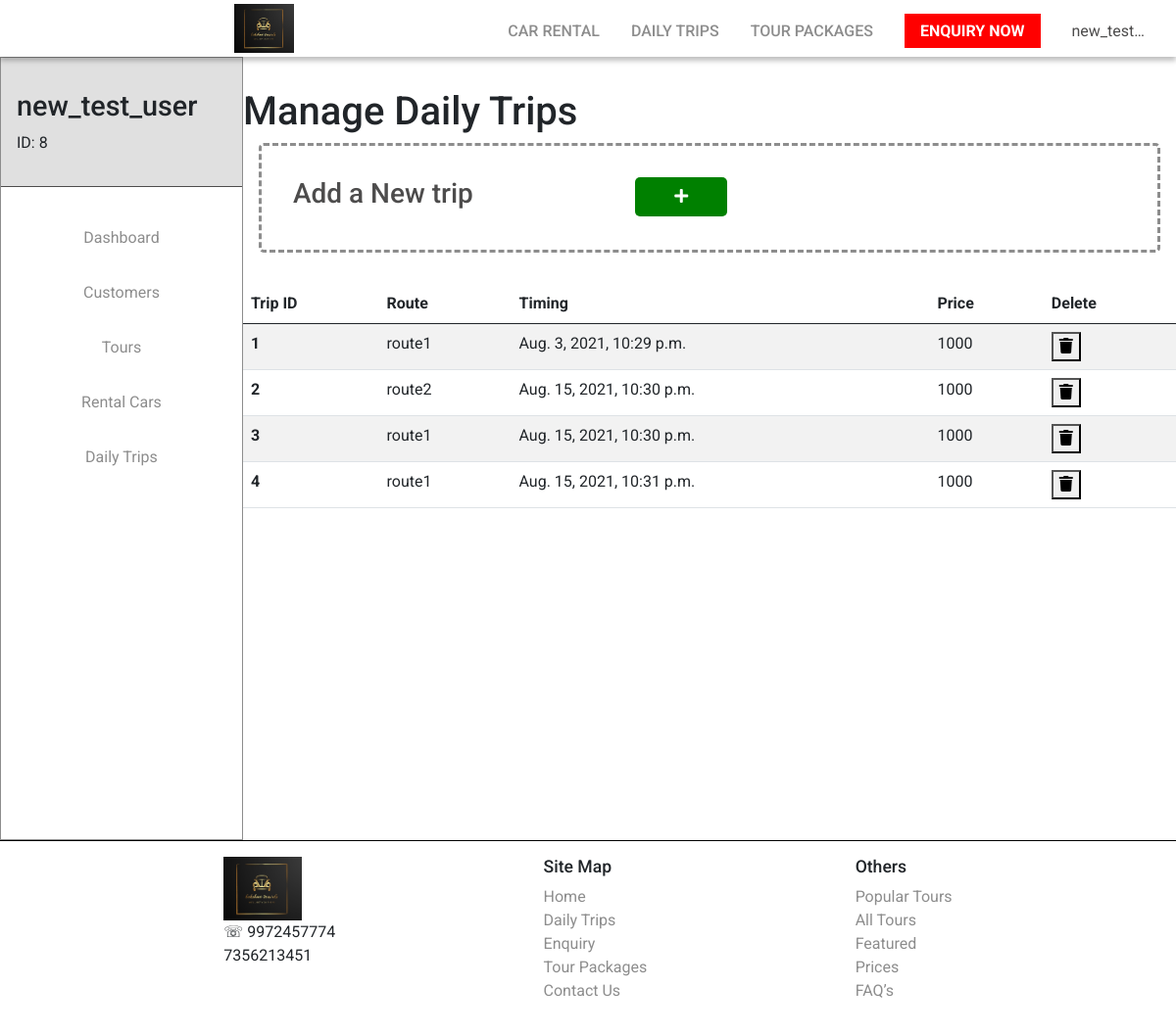
The page /admin_dashboard/daily_trips/ (signed in) on the database as committed earlier.
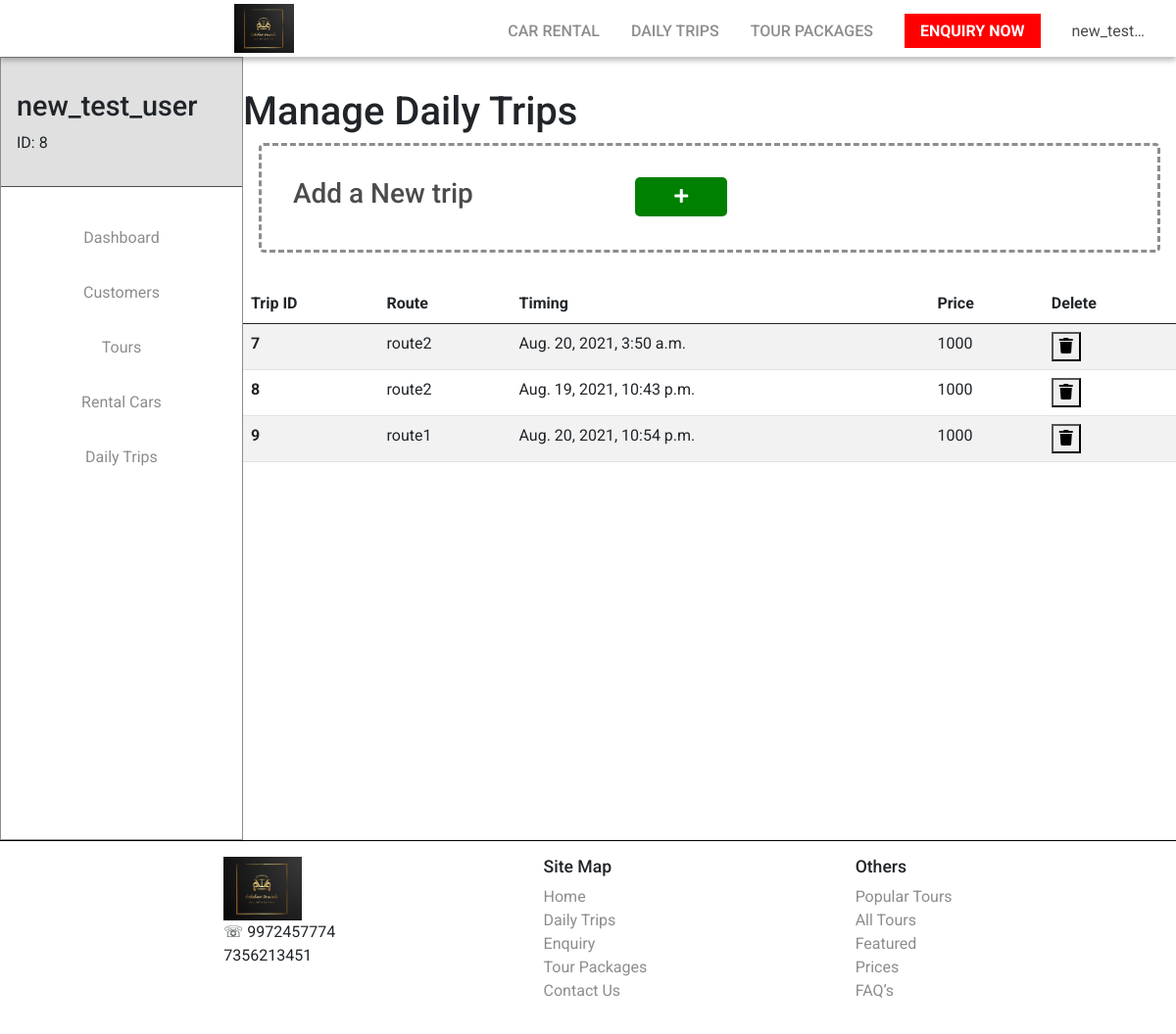
The same page on the database as committed later.
### lakshmi_travels/models.py (models this page shows, shortened)
class TripDetails(models.Model):
    trip_id = models.IntegerField(default='0')
    route = models.CharField(default='route1', max_length=400)
    trip_timings = models.DateTimeField()
    trip_price = models.CharField(default='1000', max_length=20)
    availability_status = models.BooleanField(default=True)

### lakshmi_travels/views.py (the view, shortened to what this page needs)
# urls.py: path('admin_dashboard/daily_trips/', views.AdminDashBoardDailyTripsView, name='admin_dashboard_daily_trips'),
@login_required
def AdminDashBoardDailyTripsView(request):
    all_daily_trips = TripDetails.objects.all()
    context = {
        'all_daily_trips': all_daily_trips,
    }
    return render(request, 'lakshmi_travels/admin_dashboard_daily_trips.html', context)

### lakshmi_travels/templates/lakshmi_travels/admin_dashboard_daily_trips.html (shortened to what this page needs)
{% extends 'lakshmi_travels/admin_dashboard.html' %}
{% block main-content %}
<h1>Manage Daily Trips</h1>
<div class="add-new-item">
  <h3>Add a New trip</h3>
  <div class="add-button">
    <form method="POST" action="">
      <button type="submit"><i class="fa fa-plus"></i></button>
    </form>
  </div>
</div>
<section>
  <table class="table table-striped table-hover">
    <thead>
      <tr>
        <th scope="col">Trip ID</th>
        <th scope="col">Route</th>
        <th scope="col">Timing</th>
        <th scope="col">Price</th>
        <th scope="col">Delete</th>
      </tr>
    </thead>
    <tbody>
      {% for trip in all_daily_trips %}
      <tr>
        <th scope="row">{{trip.trip_id}}</th>
        <td>{{trip.route}}</td>
        <td>{{trip.trip_timings}}</td>
        <td>{{trip.trip_price}}</td>
        <td>
          <form id='event_delete_form{{trip.trip_id}}' method="POST" action="">
            <button onclick="deleteAlert('{{trip.trip_id}}','trip id: {{trip.trip_id}} {{trip.route}}')"
              class="delete_button" type="button"><i class="fas fa-trash "></i></button>
          </form>
        </td>
      </tr>
      {% endfor %}
    </tbody>
  </table>
</section>
{% endblock main-content %}

### lakshmi_travels/templates/lakshmi_travels/admin_dashboard.html (shortened to what this page needs)
{% extends 'lakshmi_travels/index.html' %}
 {% load static %}
 {% block heading%}
<!DOCTYPE html>
<html lang="en">
<head>
<link href="https://cdn.jsdelivr.net/npm/bootstrap@5.1.0/dist/css/bootstrap.min.css" rel="stylesheet">
    <link rel="stylesheet" href="{% static 'css/index.css' %}" type="text/css" media="screen" />
    <link rel="stylesheet" href="{% static 'css/admin_dashboard_daily_trips.css' %}" type="text/css" media="screen" />
<link rel="stylesheet" href="https://cdnjs.cloudflare.com/ajax/libs/font-awesome/4.7.0/css/font-awesome.min.css">
    <link rel="stylesheet" href="{% static 'css/customer_dashboard.css' %}" type="text/css" media="screen" />
    	<link rel="stylesheet" href="https://use.fontawesome.com/releases/v5.6.1/css/all.css"
>
</head>
{% endblock heading%} {% block body%}
<body>
    {% block navigation %}
     {{block.super}}
      {% endblock navigation %}
    <div class="main-container">
        <div class="sidebar">
            <div class="heading">
                <h2>{{user.username}}</h2>
                <p>ID: {{user.id}}</p>
            </div>
            <div class="sidebar-body">
                <ul>
                    <li><a href="{% url 'lakshmi_travels:admin_dashboard' %}">Dashboard</a></li>
                    <li><a href="{% url 'lakshmi_travels:admin_dashboard_customers' %}">Customers</a></li>
                    <li><a href="{% url 'lakshmi_travels:admin_dashboard_tours' %}">Tours</a></li>
                    <li><a href="{% url 'lakshmi_travels:admin_dashboard_rental_cars' %}">Rental Cars</a></li>
                    <li><a href="{% url 'lakshmi_travels:admin_dashboard_daily_trips' %}">Daily Trips</a></li>
                </ul>
            </div>
        </div>
        <div class="main-content">
        {% block main-content %}{% endblock main-content %}
        </div>
    </div>
    {% block footer%}
     {{ block.super }}
      {% endblock footer%}
</body>
{% endblock body%}

### lakshmi_travels/templates/lakshmi_travels/index.html (shortened to what this page needs)
{% load static %}
{% block heading %}{% endblock heading%}
{% block body%}
  {% block navigation %}
  <header>
    <div class="home_image">
      <a href="{% url 'lakshmi_travels:home_view' %}"><img src="{% static 'images/home_page/main_logo.jpeg' %}"
          alt="Lakshmi Travels Logo" /></a>
    </div>
    <nav>
      <ul>
        <li>
          <a href="{% url 'lakshmi_travels:home_view' %}#main-business-section">Car Rental</a>
        </li>
        <li>
          <a href="{% url 'lakshmi_travels:daily_trip' %}">Daily Trips</a>
        </li>
        <li>
          <a href="{% url 'lakshmi_travels:tour_packages' %}">Tour Packages</a>
        </li>
        <li>
          <a class="nav-cta" href="{% url 'lakshmi_travels:enquiry_page' %}">Enquiry Now</a>
        </li>
        {% if user.is_authenticated %}
        <li>
          <div class="dropdown">
            <span>{{user.username|truncatechars:9 }}</span>
          </div>
        </li>
        {% endif %}
      </ul>
    </nav>
  </header>
  {% endblock navigation %}
  {% block footer%}
  <footer>
    <div class="">
      <img class="logo-img" src="{% static 'images/home_page/main_logo.jpeg' %}" alt="" />
      <p>
        &#9743; 9972457774 <br />
        7356213451
      </p>
    </div>
    <div>
      <h3>Site Map</h3>
      <ul>
        <li><a href="{% url 'lakshmi_travels:home_view' %}"> Home</a></li>
        <li>
          <a href="{% url 'lakshmi_travels:daily_trip' %}">Daily Trips</a>
        </li>
        <li>
          <a href="{% url 'lakshmi_travels:enquiry_page' %}">Enquiry</a>
        </li>
        <li>
          <a href="{% url 'lakshmi_travels:tour_packages' %}">Tour Packages</a>
        </li>
        <li><a href="">Contact Us</a></li>
      </ul>
    </div>
    <div>
      <h3>Others</h3>
      <ul>
        <li><a href="">Popular Tours</a></li>
        <li><a href="">All Tours</a></li>
        <li><a href="">Featured</a></li>
        <li><a href="">Prices</a></li>
        <li><a href="">FAQ’s</a></li>
      </ul>
    </div>
  </footer>
  {% endblock footer%}
{% endblock body%}
</html>

### lakshmi_travels/static/css/index.css (style rules this page uses)
*, *::before, *::after { box-sizing: border-box; }
:root { --clr-white: white; --clr-light: #8d8d8d; --clr-medium: #4d4c4c; --clr-dark: black; --clr-cta: #ff0000; --ft-content: "Roboto", sans-serif; }
body { margin: 0; padding: 0; font-family: "Roboto", sans-serif; }
header { background-color: white; text-align: right; position: sticky; top: 0; z-index: 999; width: 100%; padding-top: 0.25em; padding-bottom: 0.25em; background-image: linear-gradient( 180deg, rgba(255, 255, 255, 0) 0%, rgba(249, 218, 218, 0) 100% ); transition: background-image 0.2s ease-in-out; margin: 0; box-shadow: 0px 4px 5px rgba(0, 0, 0, 0.25); }
header img { height: 50px; position: relative; width: auto; right: 0; }
nav { text-align: center; position: absolute; background-color: white; width: 100%; top: 100%; left: 0; transform: scale(1, 0); transform-origin: top; transition: transform 250ms ease-in-out; }
nav ul { margin: 0; padding: 0; list-style: none; }
nav li { margin-left: 1em; margin-bottom: 1em; margin-top: 1em; }
nav li a { text-decoration: none; color: var(--clr-light); font-size: 1.1em; font-weight: 700; font-family: "Roboto", sans-serif; text-transform: uppercase; }
nav .nav-cta { background-color: var(--clr-cta); color: white; padding: 0.5em 1em; font-weight: 700; }
img { width: 100%; }
.dropdown { position: relative; display: inline-block; color: var(--clr-medium); }
@media screen and (min-width: 40em) { header { display: grid; grid-template-columns: 1fr auto minmax(600px, 3fr); } }
@media screen and (min-width: 40em) { header nav { text-align: right; all: unset; grid-column: 3/4; grid-row: 1; display: flex; justify-content: flex-end; padding-right: 2em; } }
@media screen and (min-width: 40em) { header ul { display: flex; } }
@media screen and (min-width: 40em) { header li { margin-left: 2em; margin-bottom: 0; } }
@media screen and (min-width: 40em) { header li a { font-weight: 500; font-size: 1rem; position: relative; transform: scale(1); transition: transform 200ms ease-in; } }
@media screen and (min-width: 40em) { header li a::before { content: ""; display: block; height: 2px; background-color: var(--clr-medium); position: absolute; bottom: -0.6em; left: 0; right: 0; transform: scale(0, 1); transform-origin: center; transition: transform 200ms ease-in; } }
footer { background-color: white; padding: 1em; display: flex; border-top: 1px solid black; justify-content: space-evenly; }
footer .logo-img { width: 80px; }
footer h3 { font-size: 1.1rem; }
footer ul { list-style: none; padding: 0; }
footer li { margin: 0; }
footer a { text-decoration: none; font-family: "Roboto", sans-serif; color: var(--clr-light); }

### lakshmi_travels/static/css/admin_dashboard_daily_trips.css (style rules this page uses)
.add-new-item { padding: 2em; display: flex; border: 3px dashed var(--clr-light); border-radius: 5px; margin:0 1em; margin-bottom: 2em; }
.add-new-item h3 { color: var(--clr-medium); }
.add-new-item .add-button { width: 50%; }
.add-new-item button { background-color: green; border: none; border-radius: 5px; font-size: 1rem; padding:.5em 2.5em; cursor: pointer; display: block; margin: 0 auto; color:white; }

### lakshmi_travels/static/css/customer_dashboard.css (style rules this page uses)
.main-container { display: flex; position: relative; width: 100%; justify-content: space-between; }
.sidebar { width: 250px; height: 100vh; border:1px solid var(--clr-light); position: sticky; top: 0; }
.sidebar .heading { padding: 1em; padding-top: 2em; background-color: rgb(224, 224, 224); border-bottom: 1px solid var(--clr-medium); }
.sidebar h2 { font-size: 1.8rem; }
.sidebar .sidebar-body { padding: 1em; }
.sidebar .sidebar-body ul { padding-left: 0; list-style: none; }
.sidebar .sidebar-body li { margin: 1em 0; width: 100%; }
.sidebar .sidebar-body a { display: block; text-decoration: none; font-family: 'Roboto', sans-serif; text-align: center; padding: .5em 1em; font-size: 1em; background-color: white; color: var(--clr-light); }
.main-content { padding-top: 2em; width: 80%; }

Rows that differ between the two databases and show on the page:
removed TripDetails: trip_id "1", route "route1", trip_timings "Aug. 3, 2021, 10:29 p.m.", trip_price "1000"
removed TripDetails: trip_id "2", route "route2", trip_timings "Aug. 15, 2021, 10:30 p.m.", trip_price "1000"
removed TripDetails: trip_id "3", route "route1", trip_timings "Aug. 15, 2021, 10:30 p.m.", trip_price "1000"
removed TripDetails: trip_id "4", route "route1", trip_timings "Aug. 15, 2021, 10:31 p.m.", trip_price "1000"
added TripDetails: trip_id "7", route "route2", trip_timings "Aug. 20, 2021, 3:50 a.m.", trip_price "1000"
added TripDetails: trip_id "8", route "route2", trip_timings "Aug. 19, 2021, 10:43 p.m.", trip_price "1000"
added TripDetails: trip_id "9", route "route1", trip_timings "Aug. 20, 2021, 10:54 p.m.", trip_price "1000"
